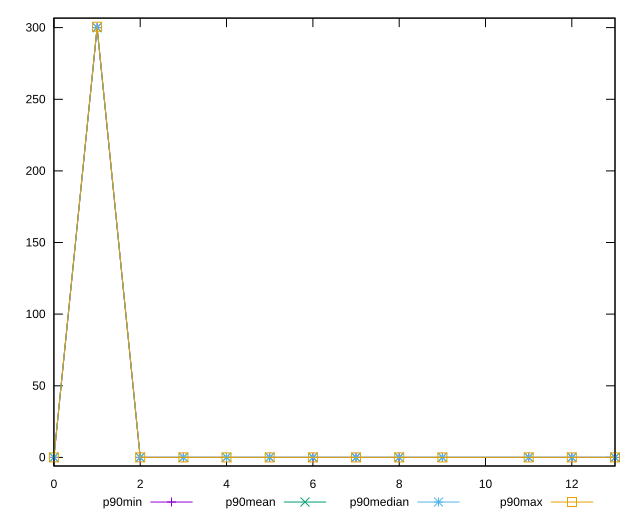

The gnuplot source for this figure:
reset
set terminal svg size 640, 520 enhanced background rgb 'white'
set output "report_00007_2020-12-11T15:55:29.892Z/uses-rel-preconnect/progression/value.svg"

$p90Min <<EOF
0 0
1 300
2 0
3 0
4 0
5 0
6 0
7 0
8 0
9 0
11 0
12 0
13 0
EOF

$p90Mean <<EOF
0 0
1 300.0294065934065
2 0
3 0
4 0
5 0
6 0
7 0
8 0
9 0
11 0
12 0
13 0
EOF

$p90Median <<EOF
0 0
1 300
2 0
3 0
4 0
5 0
6 0
7 0
8 0
9 0
11 0
12 0
13 0
EOF

$p90Max <<EOF
0 0
1 300.636
2 0
3 0
4 0
5 0
6 0
7 0
8 0
9 0
11 0
12 0
13 0
EOF

set key outside below
set yrange [-6.012720000000001:306.64872]

plot \
  $p90Min title "p90min" with linespoints, \
  $p90Mean title "p90mean" with linespoints, \
  $p90Median title "p90median" with linespoints, \
  $p90Max title "p90max" with linespoints, \


reset
